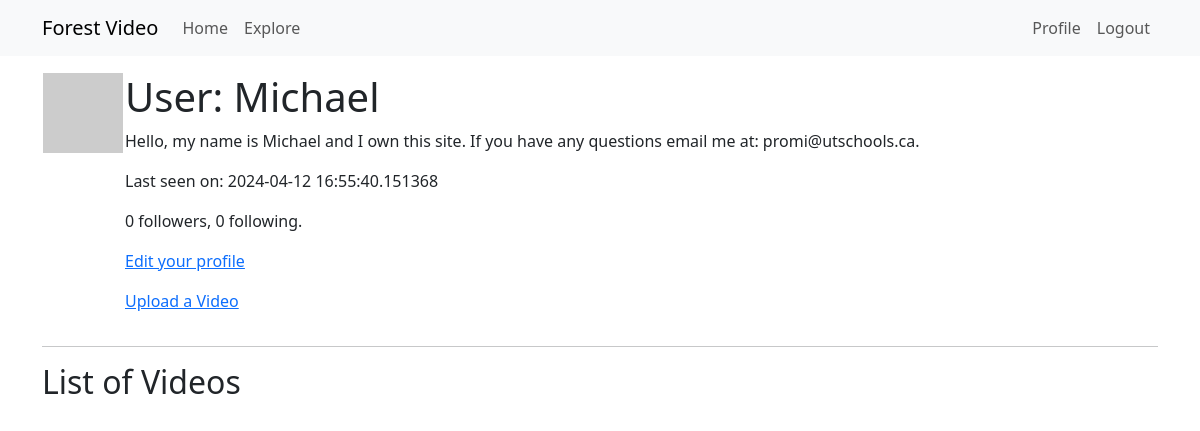
Page /user/Michael (signed in) on the committed database.
### app.py (models this page shows, shortened)
class User(UserMixin, db.Model):
    id = db.Column(db.Integer, primary_key=True)
    username = db.Column(db.String(64), index=True, unique=True)
    email = db.Column(db.String(120), index=True, unique=True)
    password_hash = db.Column(db.String(128))
    about_me = db.Column(db.String(140))
    last_seen = db.Column(db.DateTime, default=datetime.datetime)
    followed = db.relationship(
        'User', secondary=followers,
        primaryjoin=(followers.c.follower_id == id),
        secondaryjoin=(followers.c.followed_id == id),
        backref=db.backref('followers', lazy='dynamic'), lazy='dynamic')
    def avatar(self, size):
        digest = md5(self.email.lower().encode('utf-8')).hexdigest()
        return 'https://www.gravatar.com/avatar/{}?d=identicon&s={}'.format(
            digest, size)

### app.py (the view)
@app.route('/user/<username>')
@login_required
def user(username):
    user = User.query.filter_by(username=username).first_or_404()
    posts = [
        {'author': user, 'body': 'Test post #1'},
    ]
    form = EmptyForm()
    return render_template('user.html', user=user, posts=posts, form=form)

### app.py (called while the page is built)
@app.before_request
def before_request():
    if current_user.is_authenticated:
        current_user.last_seen = datetime.datetime.utcnow()
        db.session.commit()

@login.user_loader
def load_user(id):
    return User.query.get(int(id))

### templates/user.html (shortened to what this page needs)
{% extends "base.html" %}
{% block content %}
<table>
    <tr valign="top">
        <td><img src="{{ user.avatar(128) }}"></td>
        <td>
            <h1>User: {{ user.username }}</h1>
            {% if user.about_me %}<p>{{ user.about_me }}</p>{% endif %}
            {% if user.last_seen %}<p>Last seen on: {{ user.last_seen }}</p>{% endif %}
            <p>{{ user.followers.count() }} followers, {{ user.followed.count() }} following.</p>
            {% if user == current_user %}
            <p><a href="{{ url_for('edit_profile') }}">Edit your profile</a></p>
            <p><a href="{{ url_for('upload')}}">Upload a Video</a></p>
            {% endif %}
        </td>
    </tr>
</table>
    <hr>
    <h2>List of Videos</h2>
{% endblock %}

### templates/base.html (shortened to what this page needs)
<!doctype html>
<html lang="en">
  <head>
    <link
        href="https://cdn.jsdelivr.net/npm/bootstrap@5.3.2/dist/css/bootstrap.min.css"
        rel="stylesheet"
>
  </head>
  <body>
    <nav class="navbar navbar-expand-lg bg-body-tertiary">
      <div class="container">
        <a class="navbar-brand" href="{{ url_for('index') }}">Forest Video</a>
        <div class="collapse navbar-collapse" id="navbarSupportedContent">
          <ul class="navbar-nav me-auto mb-2 mb-lg-0">
            <li class="nav-item">
              <a class="nav-link" aria-current="page" href="{{ url_for('index') }}">Home</a>
            </li>
            <li class="nav-item">
              <a class="nav-link" aria-current="page" href="{{ url_for('explore') }}">Explore</a>
            </li>
          </ul>
          <ul class="navbar-nav mb-2 mb-lg-0">
            {% if current_user.is_anonymous %}
            <li class="nav-item">
              <a class="nav-link" aria-current="page" href="{{ url_for('login') }}">Login</a>
            </li>
            {% else %}
            <li class="nav-item">
              <a class="nav-link" aria-current="page" href="{{ url_for('user', username=current_user.username) }}">Profile</a>
            </li>
            <li class="nav-item">
              <a class="nav-link" aria-current="page" href="{{ url_for('logout') }}">Logout</a>
            </li>
            {% endif %}
          </ul>
        </div>
      </div>
    </nav>
    <div class="container mt-3">
      {% block content %}{% endblock %}
    </div>
  </body>
</html>

### rows in the picture
User: username "Michael", about_me "Hello, my name is Michael and I own this site. If you have any questions email me at: promi@utschools.ca.", last_seen "2024-04-12 16:55:40.151368"

### other values in the picture
{{ user.followers.count() }} "0"
{{ user.followed.count() }} "0"
